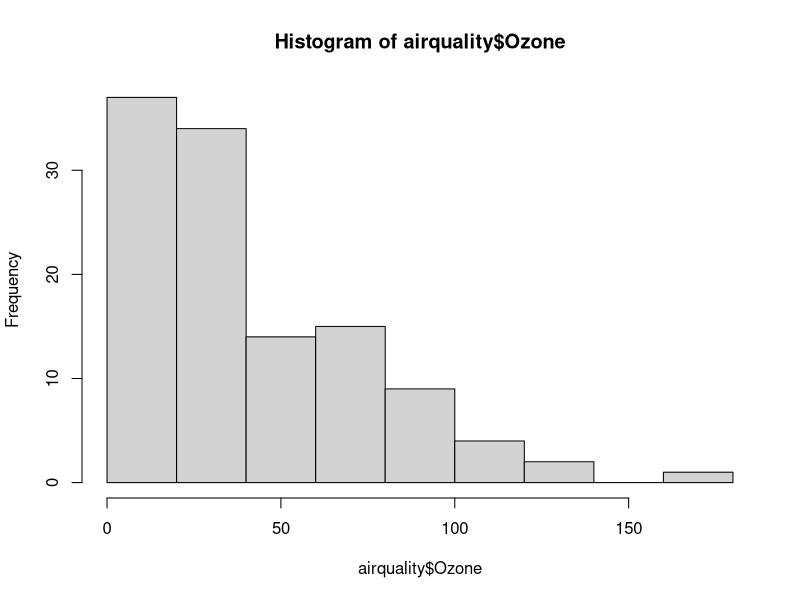
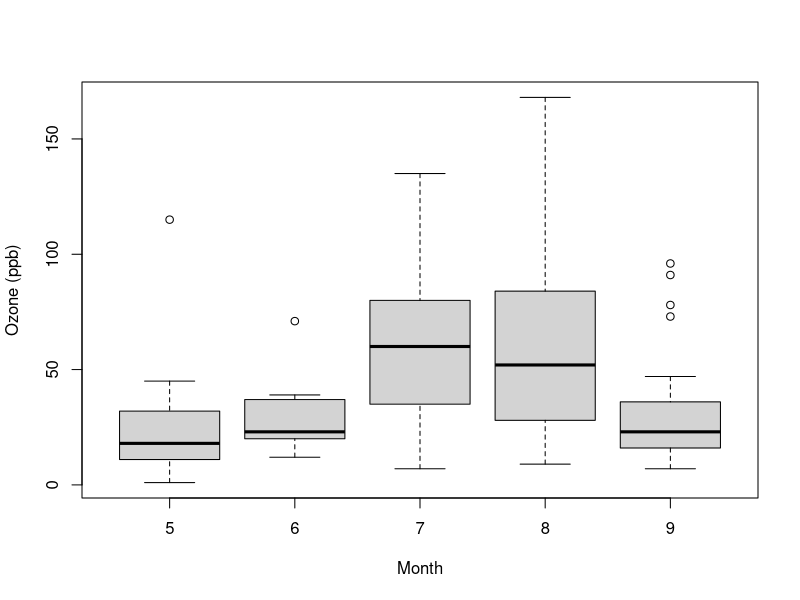
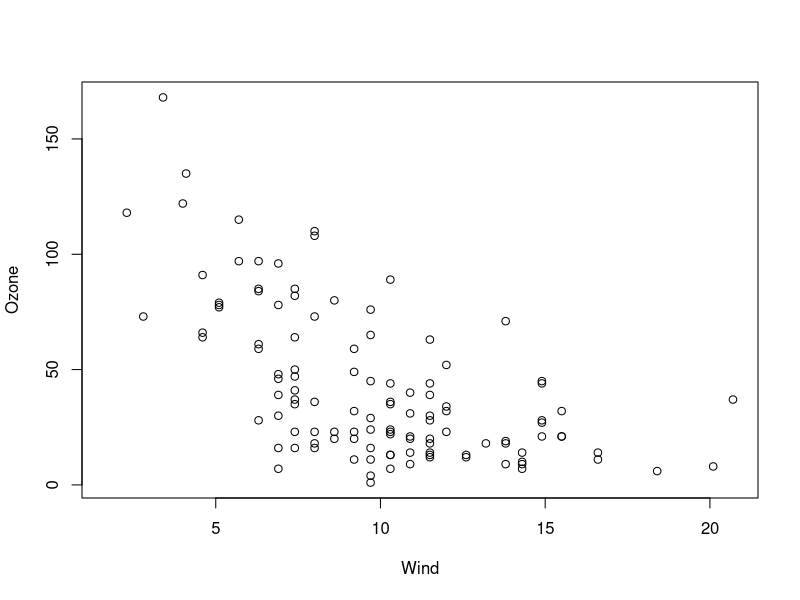
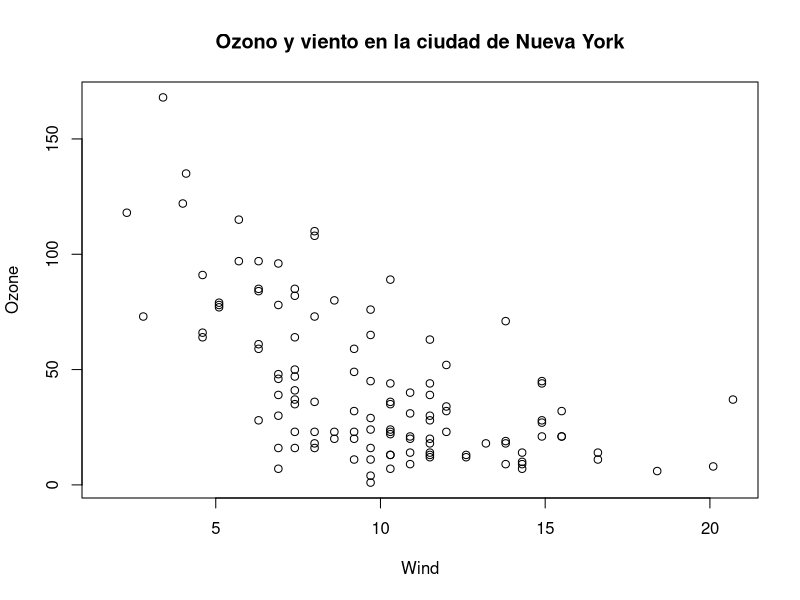
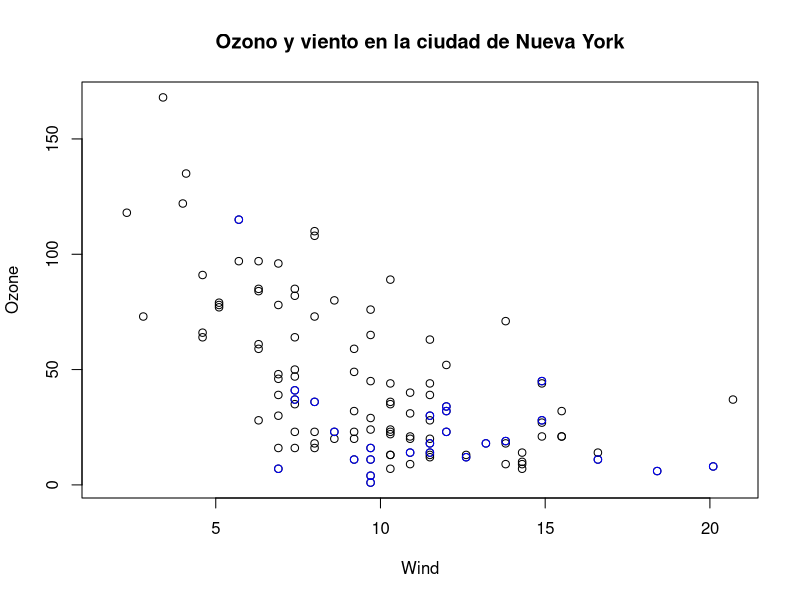
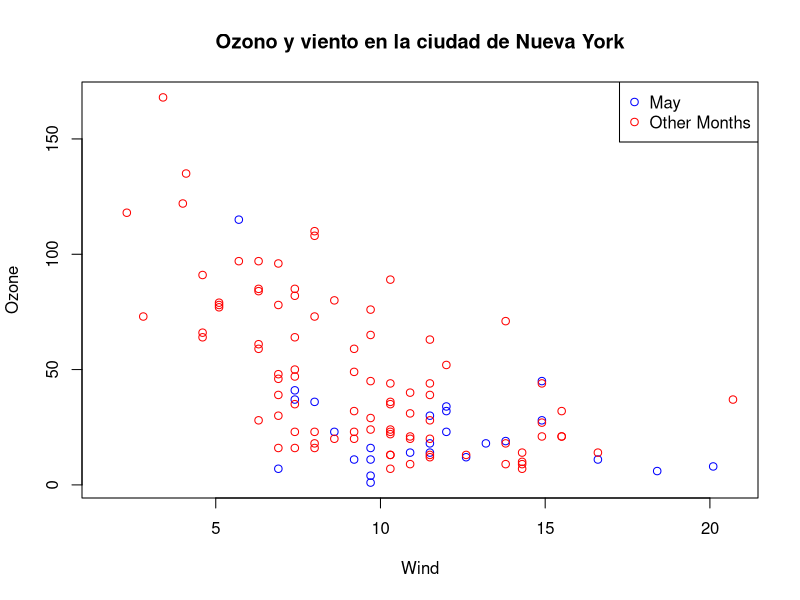
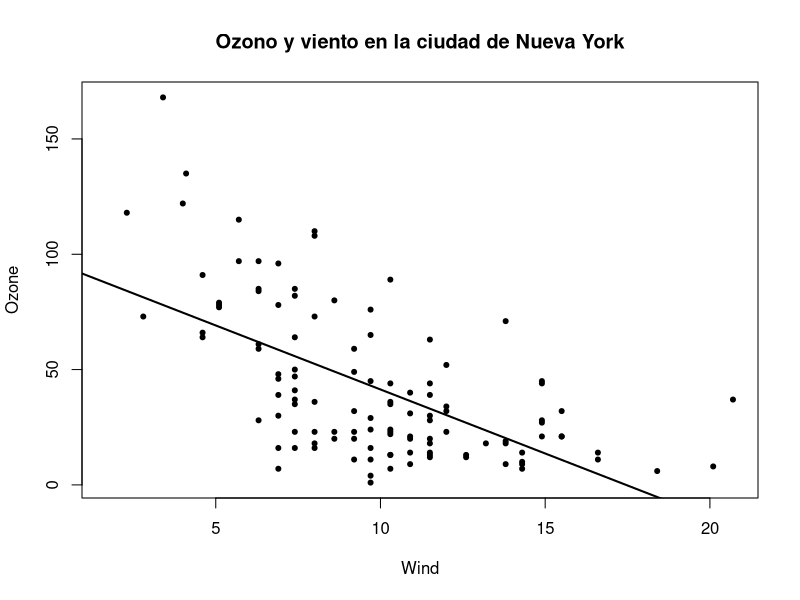
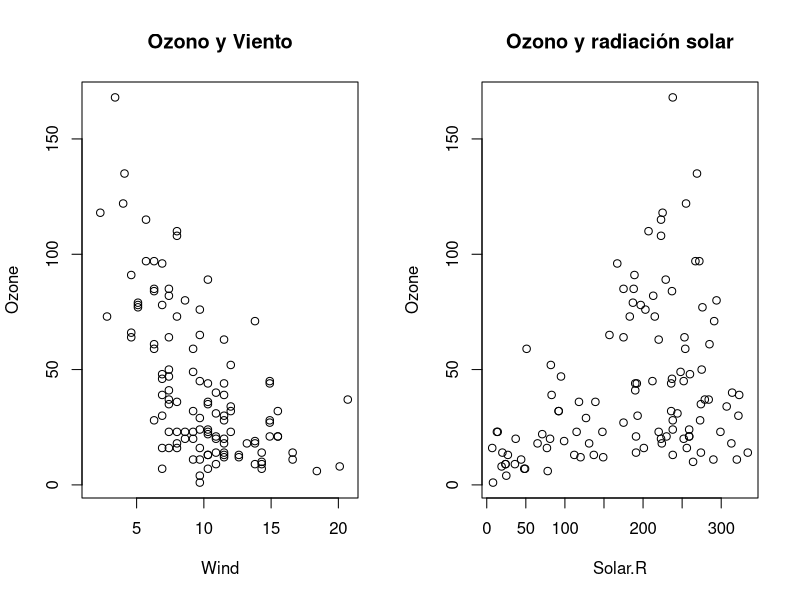

The R script that drew these images, in order:
## ---- chunk 1
knitr::opts_chunk$set(echo = TRUE)
## ---- chunk 2
knitr::opts_chunk$set(comment = NA, fig.path = "images/plotbase-", prompt = TRUE, collapse = TRUE)
## ---- chunk 3
library(datasets)
## Dibuja un nuevo gráfico en la pantalla del dispositivo
hist(airquality$Ozone)  
## ---- chunk 4
airquality <- transform(airquality, Month = factor(Month))
boxplot(Ozone ~ Month, airquality, xlab = "Month", ylab = "Ozone (ppb)")
## ---- chunk 5
with(airquality, plot(Wind, Ozone))
## ---- chunk 6
par("lty")
par("col")
par("pch")
## ---- chunk 7
par("bg")
par("mar")
par("mfrow")
## ---- chunk 8
library(datasets)
## Haz el gráfico inicial
with(airquality, plot(Wind, Ozone))
## Añade un título
title(main = "Ozono y viento en la ciudad de Nueva York")  
## ---- chunk 9
with(airquality, plot(Wind, Ozone, main = "Ozono y viento en la ciudad de Nueva York"))
with(subset(airquality, Month == 5), points(Wind, Ozone, col = "blue"))
## ---- chunk 10
with(airquality, plot(Wind, Ozone, main = "Ozono y viento en la ciudad de Nueva York", type = "n"))
with(subset(airquality, Month == 5), points(Wind, Ozone, col = "blue"))
with(subset(airquality, Month != 5), points(Wind, Ozone, col = "red"))
legend("topright", pch = 1, col = c("blue", "red"), legend = c("May", "Other Months"))
## ---- chunk 11
with(airquality, plot(Wind, Ozone, main = "Ozono y viento en la ciudad de Nueva York", pch = 20))
## Ajustar un modelo de regresión lineal simple
model <- lm(Ozone ~ Wind, airquality)
## Dibuja la línea de regresión en el gráfico
abline(model, lwd = 2)
## ---- chunk 12
par(mfrow = c(1, 2))
with(airquality, {
	plot(Wind, Ozone, main = "Ozono y Viento")
	plot(Solar.R, Ozone, main = "Ozono y radiación solar")
})
## ---- chunk 13
par(mfrow = c(1, 3), mar = c(4, 4, 2, 1), oma = c(0, 0, 2, 0))
with(airquality, {
	plot(Wind, Ozone, main = "Ozono y Viento")
	plot(Solar.R, Ozone, main = "Ozono y radiación solar")
	plot(Temp, Ozone, main = "Ozono y Temperatura")
	mtext("Ozono y tiempo en la ciudad de Nueva York", outer = TRUE)
})
